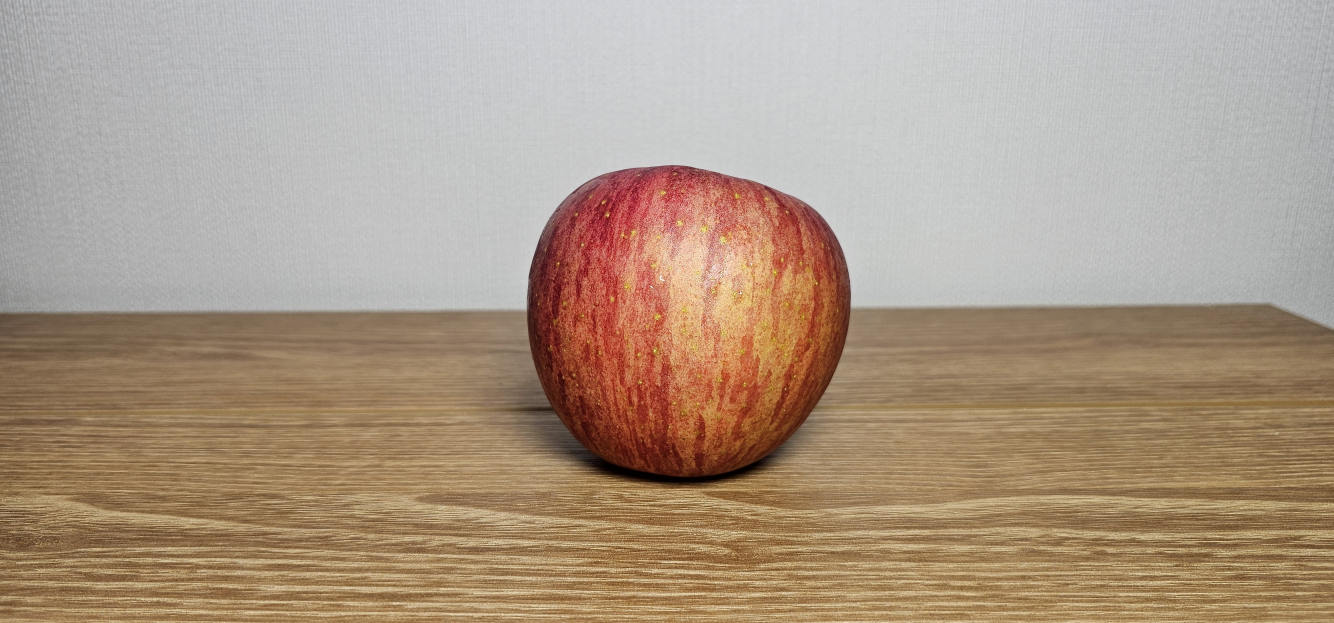
#> input picture image/apple_non_shadow.jpg, 4000 x 1868 px, found by its file name (shown at 1/3 size)
$ python apple_seg_analysis.py
#> lines starting #> are read from the running program, lines starting #| are printed output that depends on the picture; after the words box and inside, x2 and y2 are one past the last pixel; in counts of white or black regions, pixels touching at a corner belong together
import cv2
import numpy as np
import matplotlib.pyplot as plt

path = {
    "base": "C:/boimaterial-teamproject/image/apple_non_shadow.jpg",
    "test": "C:/boimaterial-teamproject/image/apple_shadow.jpg"
}

config = {
    "size": (1920, 1440),
    "font_scale": 1.8,
    "thickness": 5,
    "text_color": (255, 255, 0),
    "apple_red_low1": np.array([0, 75, 50]),
    "apple_red_upp1": np.array([10, 255, 255]),
    "apple_red_low2": np.array([150, 75, 50]),
    "apple_red_upp2": np.array([180, 255, 255])
}

def add_styled_text(img, lines):
    out_img = img.copy()
    for i, line in enumerate(lines):
        pos = (50, 100 + (i * 90))
        cv2.putText(out_img, line, pos, cv2.FONT_HERSHEY_SIMPLEX,
                    config["font_scale"], (0, 0, 0), config["thickness"] + 6)
        cv2.putText(out_img, line, pos, cv2.FONT_HERSHEY_SIMPLEX,
                    config["font_scale"], config["text_color"], config["thickness"])
    return out_img

def process_segmentation(img_path):
    img = cv2.imread(img_path)
#> img is the input picture: shape (1868, 4000, 3); mean B, G, R 134.7, 153.1, 172.4
    if img is None:
        raise FileNotFoundError(f"이미지를 찾을 수 없습니다: {img_path}")

    img = cv2.resize(img, config["size"], interpolation=cv2.INTER_AREA)
#> img: shape (1440, 1920, 3)
    img_rgb = cv2.cvtColor(img, cv2.COLOR_BGR2RGB)
    blurred = cv2.GaussianBlur(img, (9, 9), 0)

    # Adaptive
    gray = cv2.cvtColor(blurred, cv2.COLOR_BGR2GRAY)
    ada = cv2.adaptiveThreshold(gray, 255, cv2.ADAPTIVE_THRESH_GAUSSIAN_C,
                                 cv2.THRESH_BINARY_INV, 21, 7)
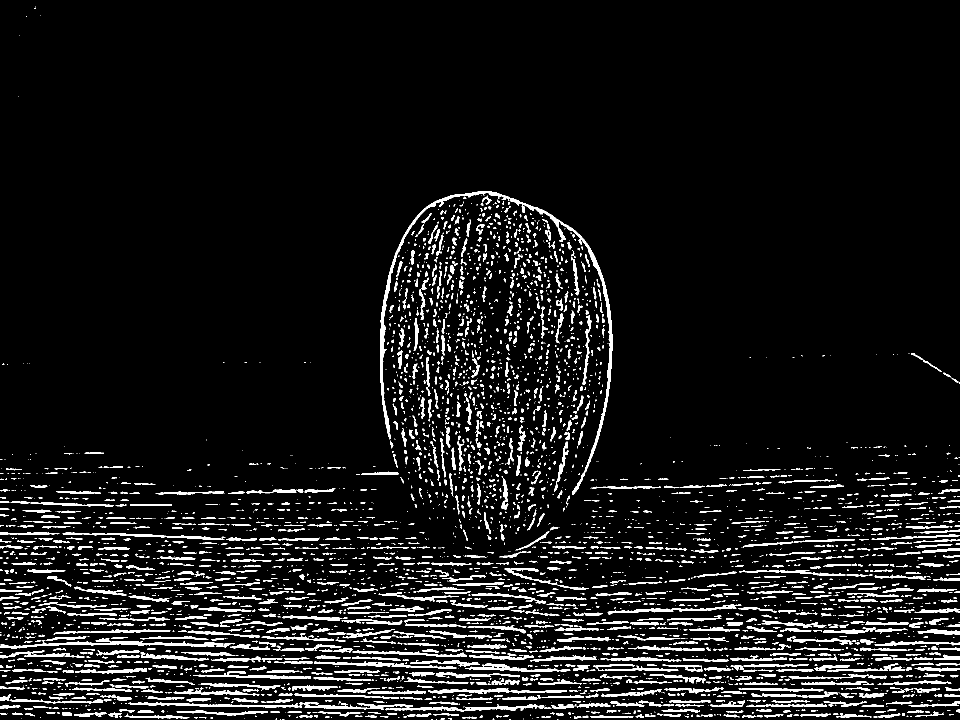
#> ada: shape (1440, 1920) (shown at 1/2 size); 7.3% white; 4196 white regions (2557 under 20 px), largest, box (x1, y1, x2, y2) and area: (760, 382, 1225, 990) 7874, (0, 1282, 470, 1298) 2354, (256, 1404, 737, 1419) 2109

    # HSV
    hsv = cv2.cvtColor(blurred, cv2.COLOR_BGR2HSV)
#> hsv: shape (1440, 1920, 3); mean H, S, V 39.8, 63.9, 173.2
    mask1 = cv2.inRange(hsv, config["apple_red_low1"], config["apple_red_upp1"])
#> mask1: shape (1440, 1920); 6.3% white; 70 white regions (42 under 20 px), largest, box (x1, y1, x2, y2) and area: (759, 396, 1225, 1102) 169226, (986, 766, 1037, 932) 2526, (1011, 721, 1024, 785) 472
    mask2 = cv2.inRange(hsv, config["apple_red_low2"], config["apple_red_upp2"])
#> mask2: shape (1440, 1920); 0.62% white; 42 white regions (24 under 20 px), largest, box (x1, y1, x2, y2) and area: (803, 383, 1018, 573) 13849, (769, 520, 806, 657) 1846, (1178, 498, 1193, 535) 183
    hsv_mask = cv2.bitwise_or(mask1, mask2)
#> hsv_mask: shape (1440, 1920); 6.9% white; 46 white regions (28 under 20 px), largest, box (x1, y1, x2, y2) and area: (759, 383, 1225, 1102) 187636, (986, 766, 1037, 932) 2526, (1011, 721, 1024, 785) 472

    return img_rgb, ada, hsv_mask

def get_report_set(img_path, is_base=True, base_masks=None):
    img_rgb, ada, hsv_mask = process_segmentation(img_path)

    ada_rgb = cv2.cvtColor(ada, cv2.COLOR_GRAY2RGB)
    hsv_rgb = cv2.cvtColor(hsv_mask, cv2.COLOR_GRAY2RGB)

    if is_base:
        res = [
            add_styled_text(img_rgb, ["Base (no shadow)"]),
            add_styled_text(ada_rgb, ["Adaptive", f"Area: {cv2.countNonZero(ada)}px"]),
            add_styled_text(hsv_rgb, ["HSV", f"Area: {cv2.countNonZero(hsv_mask)}px"])
        ]
#> after the loop in add_styled_text, `for i, line in enumerate(lines):`:
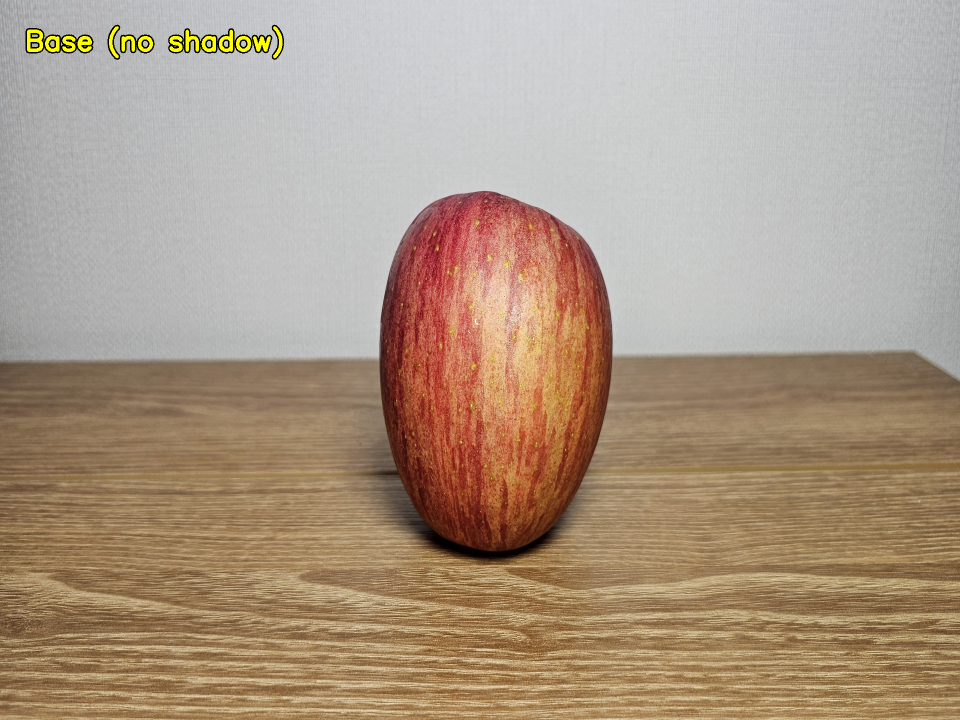
#> out_img: shape (1440, 1920, 3) (shown at 1/2 size); mean R, G, B 172.1, 152.8, 133.6
#> the loop in add_styled_text (call 2), `for i, line in enumerate(lines):` made 2 passes
#> (line, pos) on passes 1 to 2: ('Adaptive', (50, 100)), ('Area: 201153px', (50, 190))
#> after the loop in add_styled_text (call 2), `for i, line in enumerate(lines):`: out_img: shape (1440, 1920, 3); mean B, G, R 19.6, 19.6, 18.6
#> after the loop in add_styled_text (call 3), `for i, line in enumerate(lines):`: out_img: shape (1440, 1920, 3); mean B, G, R 18.5, 18.5, 17.7
        return res, (ada, hsv_mask)
    else:
        ada_b, hsv_b = base_masks
        def get_stats(t_m, b_m):
            ta, ba = cv2.countNonZero(t_m), cv2.countNonZero(b_m)
            if ba == 0: return 0, 0
            acc = (1 - abs(ta-ba)/ba)*100
            bias = ((ta-ba)/ba)*100
            return acc, bias

        acc_a, e_a = get_stats(ada, ada_b)
        acc_h, e_h = get_stats(hsv_mask, hsv_b)

        res = [
            add_styled_text(img_rgb, ["Test (Shadow)"]),
            add_styled_text(ada_rgb, ["Adaptive", f"Acc: {acc_a:.1f}%", f"Bias: {e_a:.1f}%"]),
            add_styled_text(hsv_rgb, ["HSV", f"Acc: {acc_h:.1f}%", f"Bias: {e_h:.1f}%"])
        ]
        return res

try:
    base_imgs, base_masks = get_report_set(path["base"], is_base=True)
#> base_imgs = 3 items
    test_imgs = get_report_set(path["test"], is_base=False, base_masks=base_masks)
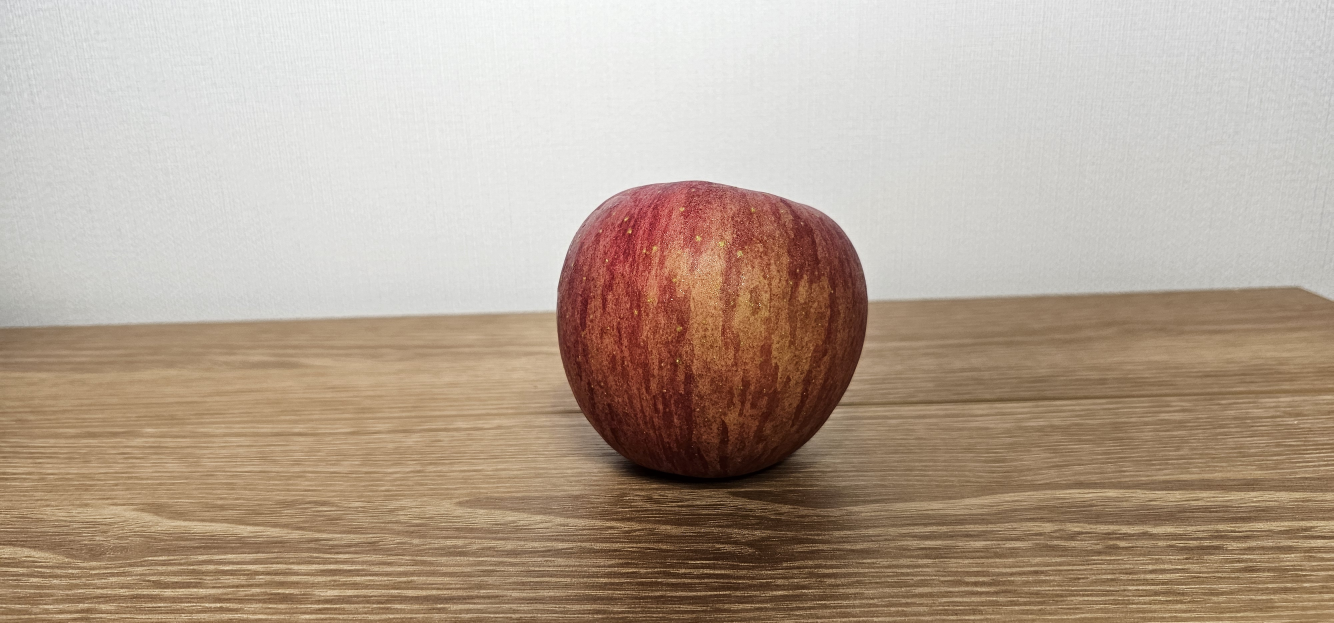
#> input picture image/apple_shadow.jpg, 4000 x 1868 px, found by its file name (shown at 1/3 size)
#> in process_segmentation, img is the input picture: shape (1868, 4000, 3); mean B, G, R 147.6, 163.7, 181.3
#> in process_segmentation (call 2), `ada = cv2.adaptiveThreshold(gray, 255, cv2.ADAPTIVE_THRESH_GAUSSIAN_C,..`: ada: shape (1440, 1920); 6.6% white; 3893 white regions (2446 under 20 px), largest, box (x1, y1, x2, y2) and area: (802, 418, 1154, 950) 4427, (1138, 465, 1249, 1048) 3560, (0, 1297, 517, 1319) 2597
#> in process_segmentation (call 2), `hsv = cv2.cvtColor(blurred, cv2.COLOR_BGR2HSV)`: hsv: shape (1440, 1920, 3); mean H, S, V 23.3, 59.6, 181.5
#> in process_segmentation (call 2), `mask1 = cv2.inRange(hsv, config["apple_red_low1"], config["apple_red_u..`: mask1: shape (1440, 1920); 6.8% white; 66 white regions (56 under 20 px), largest, box (x1, y1, x2, y2) and area: (802, 427, 1250, 1085) 188100, (900, 525, 913, 544) 160, (955, 1067, 966, 1079) 80
#> in process_segmentation (call 2), `mask2 = cv2.inRange(hsv, config["apple_red_low2"], config["apple_red_u..`: mask2: shape (1440, 1920); 0.39% white; 41 white regions (32 under 20 px), largest, box (x1, y1, x2, y2) and area: (848, 420, 1034, 619) 9688, (813, 553, 842, 617) 497, (1199, 523, 1225, 567) 280
#> in process_segmentation (call 2), `hsv_mask = cv2.bitwise_or(mask1, mask2)`: hsv_mask: shape (1440, 1920); 7.2% white; 50 white regions (41 under 20 px), largest, box (x1, y1, x2, y2) and area: (802, 420, 1250, 1085) 199217, (955, 1067, 966, 1079) 80, (1082, 664, 1091, 680) 70
#> in get_stats, `ta, ba = cv2.countNonZero(t_m), cv2.countNonZero(b_m)`: ta = 181574; ba = 201153
#> in get_stats, `acc = (1 - abs(ta-ba)/ba)*100`: acc = 90.27
#> in get_stats, `bias = ((ta-ba)/ba)*100`: bias = -9.73
#> after the loop in add_styled_text (call 4), `for i, line in enumerate(lines):`:
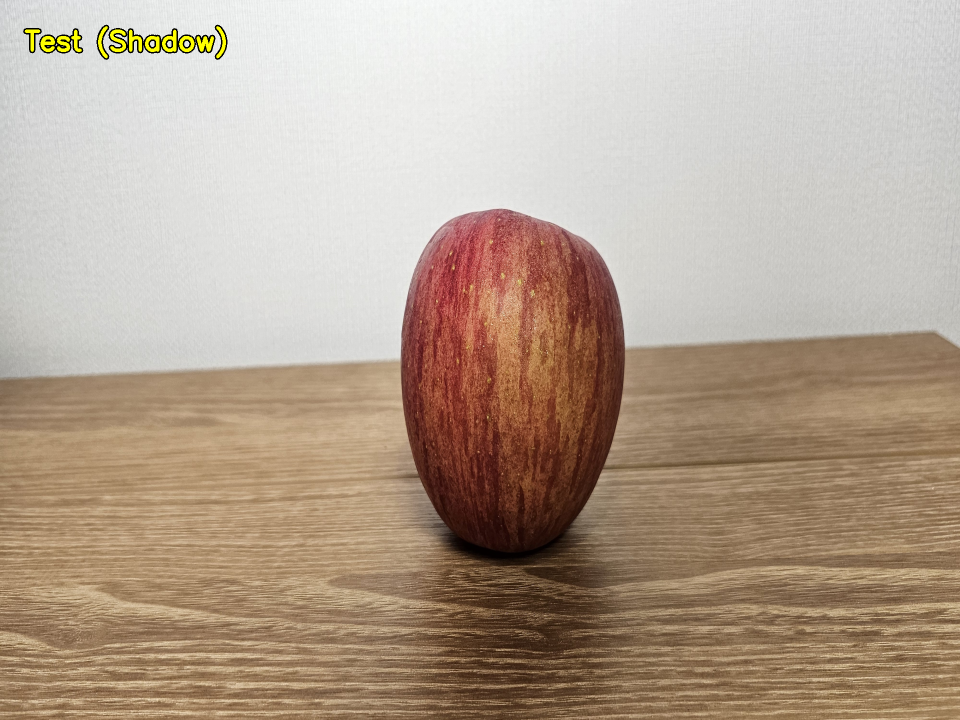
#> out_img: shape (1440, 1920, 3) (shown at 1/2 size); mean R, G, B 180.9, 163.3, 146.6
#> the loop in add_styled_text (call 5), `for i, line in enumerate(lines):` made 3 passes
#> (line, pos) on passes 1 to 3: ('Adaptive', (50, 100)), ('Acc: 90.3%', (50, 190)), ('Bias: -9.7%', (50, 280))
#> after the loop in add_styled_text (call 5), `for i, line in enumerate(lines):`:
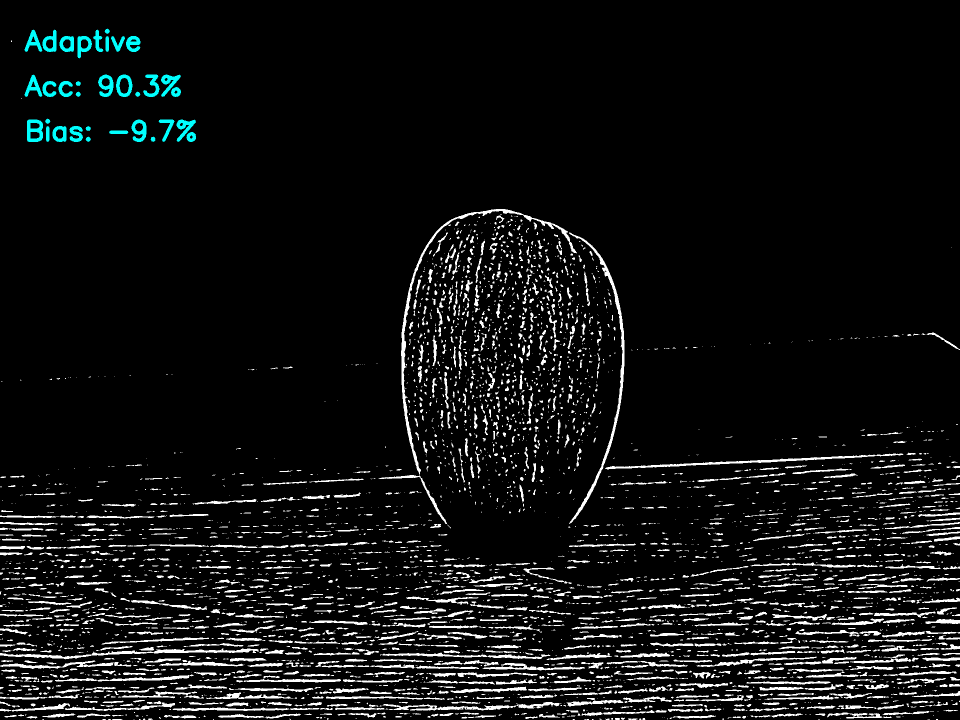
#> out_img: shape (1440, 1920, 3) (shown at 1/2 size); mean B, G, R 18.1, 18.1, 16.7
#> the loop in add_styled_text (call 6), `for i, line in enumerate(lines):` made 3 passes
#> (line, pos) on passes 1 to 3: ('HSV', (50, 100)), ('Acc: 95.9%', (50, 190)), ('Bias: 4.1%', (50, 280))
#> after the loop in add_styled_text (call 6), `for i, line in enumerate(lines):`:
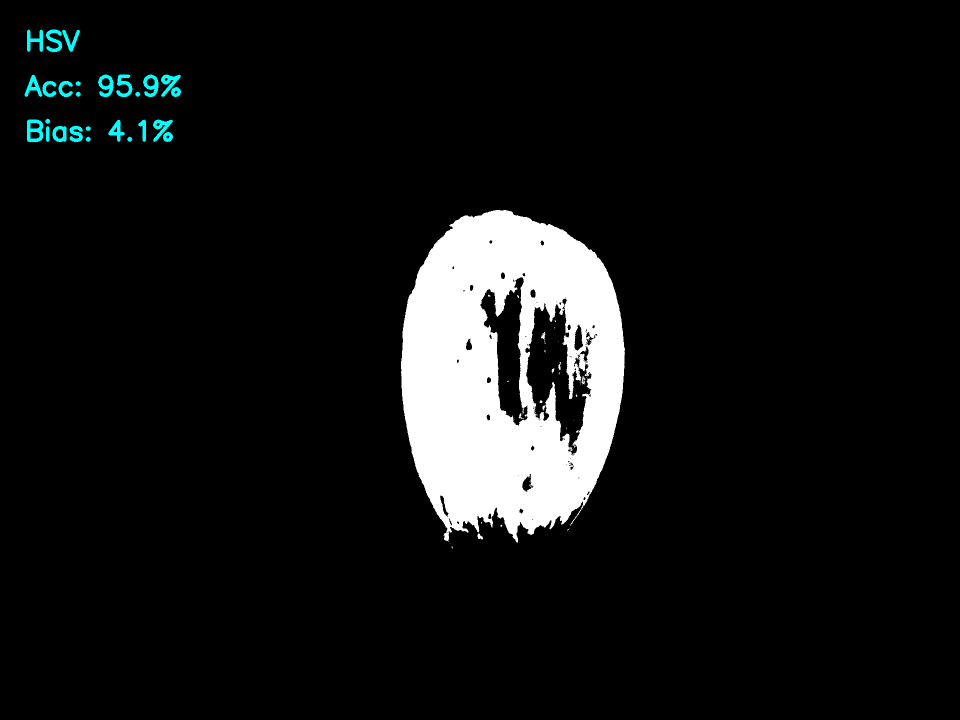
#> out_img: shape (1440, 1920, 3) (shown at 1/2 size); mean B, G, R 19.5, 19.5, 18.4
#> test_imgs = 3 items

    all_imgs = base_imgs + test_imgs
#> all_imgs = 6 items
    fig, axes = plt.subplots(2, 3, figsize=(20, 12))

    for i, ax in enumerate(axes.flat):
        ax.imshow(all_imgs[i])
        ax.axis('off')

    plt.tight_layout()
    plt.show()
#> figure, not shown here; B, G, R data is drawn as R, G, B

except Exception as e:
    print(f"오류 발생: {e}")
